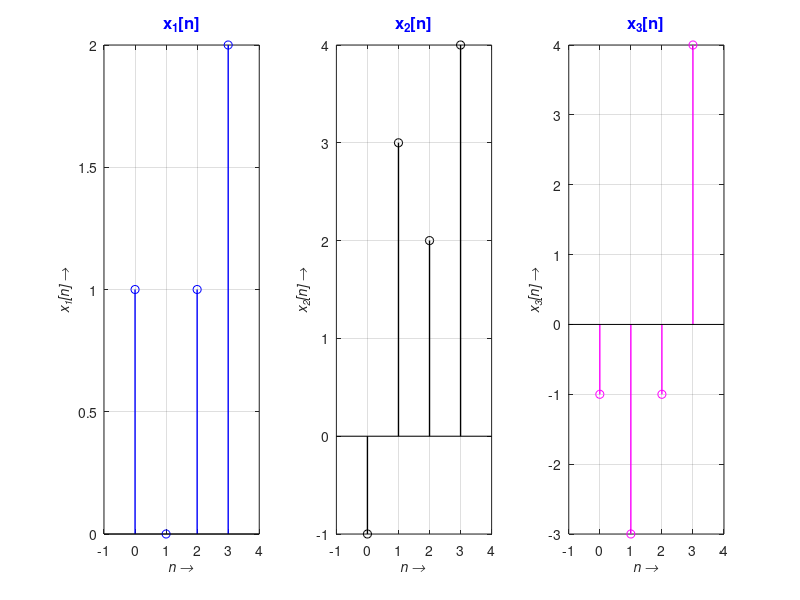
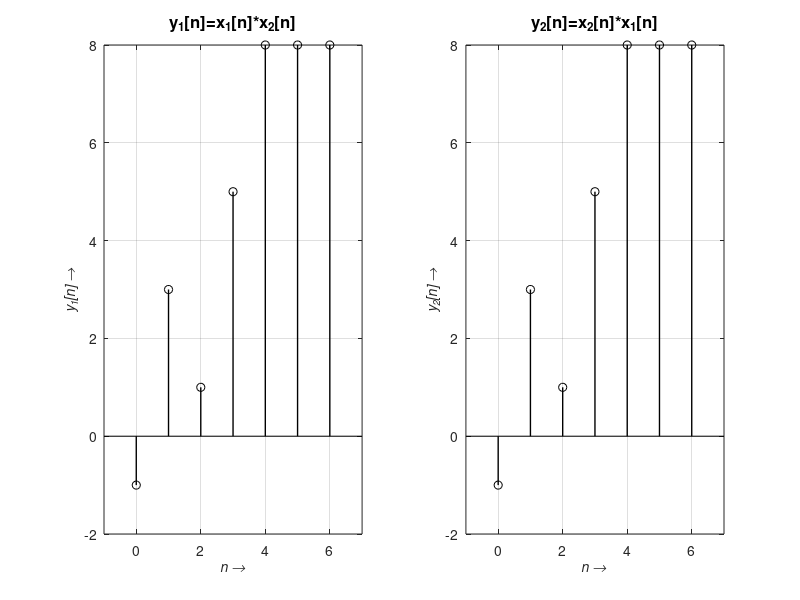
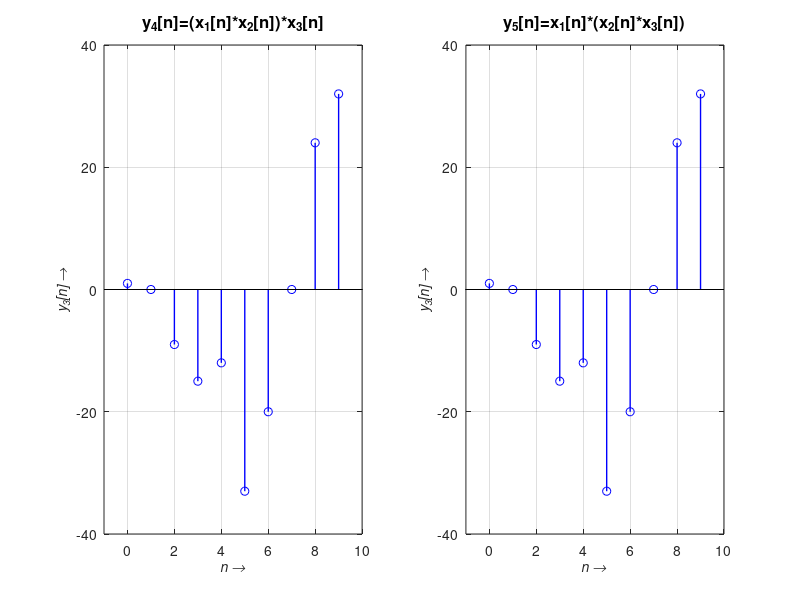
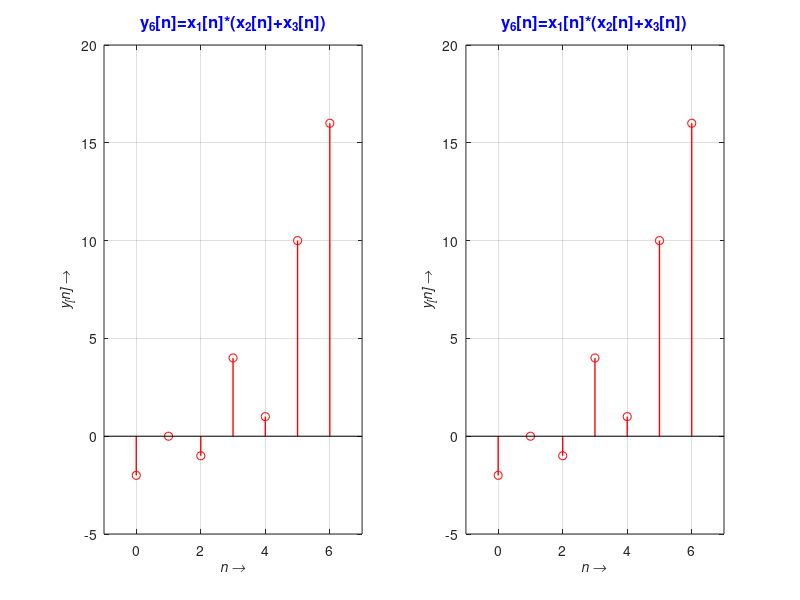

These charts were generated, in order, by the following MATLAB code:
clc;
clear all;
close all;
figure(1);
%% Plotting of 1st Sequence
x1=[1,0,1,2];   % 1st sequence
N1=length(x1);
n1=0:1:N1-1;
subplot(1,3,1); % Plotting of 1st sequence
stem(n1,x1,'b','linewidth',1);
xlim([-1 N1]);
grid on;
xlabel('\itn \rightarrow','Fontweight','bold','Fontsize',10);
ylabel('\itx_1[n] \rightarrow','Fontweight','bold','Fontsize',10);
title('x_1[n]','Fontweight','bold','Color','b','Fontsize',12);
%% Plotting of 2nd Sequence
x2=[-1,3,2,4];
N1=length(x2);
n1=0:1:N1-1;
subplot(1,3,2);
stem(n1,x2,'k','linewidth',1);
xlim([-1 N1]);
grid on;
xlabel('\itn \rightarrow','Fontweight','bold','Fontsize',10);
ylabel('\itx_2[n] \rightarrow','Fontweight','bold','Fontsize',10);
title('x_2[n]','Fontweight','bold','Color','b','Fontsize',12);
%% Plotting of 3rd Sequence
x3=[-1,-3,-1,4];
N1=length(x3);
n1=0:1:N1-1;
subplot(1,3,3);
stem(n1,x3,'m','linewidth',1);
xlim([-1 N1]);
grid on;
xlabel('\itn \rightarrow','Fontweight','bold','Fontsize',10);
ylabel('\itx_3[n] \rightarrow','Fontweight','bold','Fontsize',10);
title('x_3[n]','Fontweight','bold','Color','b','Fontsize',12);
%% Commutative Law    x1*x2=x2*x1
figure(2);
% Calculation of x1*x2
y1=conv(x1,x2);   %x1*x2
N2=length(y1);
n2=0:1:N2-1;
subplot(1,2,1);
stem(n2,y1,'k','linewidth',1);
xlim([-1 N2]);
grid on;
xlabel('\itn \rightarrow','Fontweight','bold','Fontsize',10);
ylabel('\ity_1[n] \rightarrow','Fontweight','bold','Fontsize',10);
title('y_1[n]=x_1[n]*x_2[n]','Fontweight','bold','Color','k','Fontsize',12);
% Calculation of x2*x1
y2=conv(x2,x1);   %x2*x1
N2=length(y2);
n2=0:1:N2-1;
subplot(1,2,2);
stem(n2,y2,'k','linewidth',1);
xlim([-1 N2]);
grid on;
xlabel('\itn \rightarrow','Fontweight','bold','Fontsize',10);
ylabel('\ity_2[n] \rightarrow','Fontweight','bold','Fontsize',10);
title('y_2[n]=x_2[n]*x_1[n]','Fontweight','bold','Color','k','Fontsize',12);
%% Associative Law    [x1*x2]*x3=x1*[x2*x3]
figure(3);
% Calculation of [x1*x2]*x3
y3=conv(y1,x3);
N3=length(y3);
n3=0:1:N3-1;
subplot(1,2,1);
stem(n3,y3,'b','linewidth',1);
xlim([-1 N3]);
grid on;
xlabel('\itn \rightarrow','Fontweight','bold','Fontsize',10);
ylabel('\ity_3[n] \rightarrow','Fontweight','bold','Fontsize',10);
title('y_4[n]=(x_1[n]*x_2[n])*x_3[n]','Fontweight','bold','Color','k','Fontsize',12);
% x2*x3
y4=conv(x2,x3);
% Calculation of x1*[x2*x3]
y5=conv(x1,y4);
N3=length(y3);
n3=0:1:N3-1;
subplot(1,2,2);
stem(n3,y5,'b','linewidth',1);
xlim([-1 N3]);
grid on;
xlabel('\itn \rightarrow','Fontweight','bold','Fontsize',10);
ylabel('\ity_3[n] \rightarrow','Fontweight','bold','Fontsize',10);
title('y_5[n]=x_1[n]*(x_2[n]*x_3[n])','Fontweight','bold','Color','k','Fontsize',12);
%% Distributive Law    x1*[x2+x3]=[x1*x2]+[x1*x3]
figure(4);
% Calculation of x1*[x2+x3]
x4=x2+x3;
y6=conv(x1,x4);
N4=length(y6);
n4=0:1:N4-1;
subplot(1,2,1);
stem(n4,y6,'r','linewidth',1);
xlim([-1 N4]);
grid on;
xlabel('\itn \rightarrow','Fontweight','bold','Fontsize',10);
ylabel('\ity_[n] \rightarrow','Fontweight','bold','Fontsize',10);
title('y_6[n]=x_1[n]*(x_2[n]+x_3[n])','Fontweight','bold','Color','b','Fontsize',12);
% Calculation of [x1*x2]+[x1*x3]
y7=conv(x1,x3);
y8=y1+y7;
N4=length(y8);
n4=0:1:N4-1;
subplot(1,2,2);
stem(n4,y8,'r','linewidth',1);
xlim([-1 N4]);
grid on;
xlabel('\itn \rightarrow','Fontweight','bold','Fontsize',10);
ylabel('\ity_[n] \rightarrow','Fontweight','bold','Fontsize',10);
title('y_6[n]=x_1[n]*(x_2[n]+x_3[n])','Fontweight','bold','Color','b','Fontsize',12);
